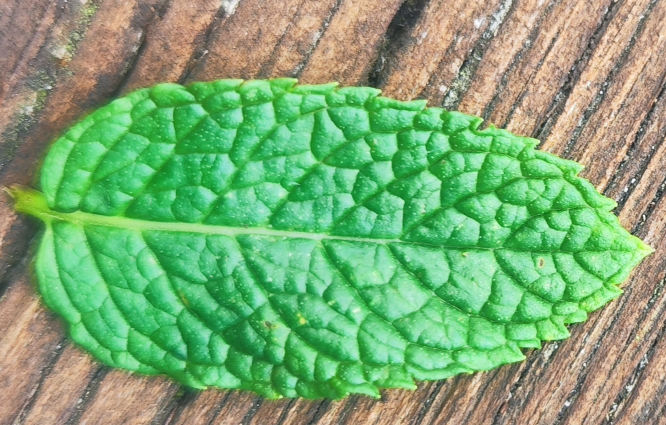
#> input picture Mint.jpg, 1332 x 850 px (shown at 1/2 size)
$ python generate_analysis.py   (older library calls are emulated)
#> lines starting #> are read from the running program, lines starting #| are printed output that depends on the picture; after the words box and inside, x2 and y2 are one past the last pixel; in counts of white or black regions, pixels touching at a corner belong together
import cv2
import numpy as np
import matplotlib.pyplot as plt
import matplotlib.cm as cm
from scipy.spatial import KDTree, Voronoi, voronoi_plot_2d, Delaunay
from scipy.special import j0
from scipy.optimize import curve_fit
from scipy.stats import lognorm
from skimage.feature import peak_local_max
from skimage.segmentation import watershed
from skimage.morphology import skeletonize
from mpl_toolkits.axes_grid1.inset_locator import inset_axes, mark_inset
import json
import os

# Publication plot styling
plt.rcParams['font.sans-serif'] = 'DejaVu Sans'
plt.rcParams['font.family'] = 'sans-serif'
plt.rcParams['axes.labelsize'] = 11
plt.rcParams['axes.titlesize'] = 12
plt.rcParams['xtick.labelsize'] = 10
plt.rcParams['ytick.labelsize'] = 10
plt.rcParams['legend.fontsize'] = 10
plt.rcParams['figure.titlesize'] = 13

os.makedirs("figures", exist_ok=True)

# 1. Load image and compute clean leaf mask
print("1. Loading image and computing leaf mask...")
img = cv2.imread('Mint.jpg')
#> img is the input picture: shape (850, 1332, 3); mean B, G, R 116.4, 169.2, 123.6
img_rgb = cv2.cvtColor(img, cv2.COLOR_BGR2RGB)
h, w, _ = img.shape

lab = cv2.cvtColor(img, cv2.COLOR_BGR2LAB)
#> lab: shape (850, 1332, 3); mean of channels 0, 1, 2 167.5, 105.3, 151.5
L_channel = lab[:, :, 0].astype(np.float32)
a_channel = lab[:, :, 1]

# Binary mask: a* < 120 separates leaf from wood background
raw_mask = (a_channel < 120).astype(np.uint8) * 255
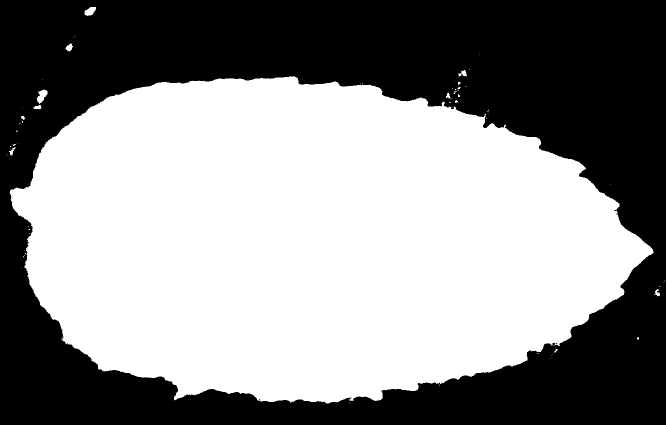
#> raw_mask: shape (850, 1332) (shown at 1/2 size); 55.3% white; 9 black regions (8 under 20 px), largest, box (x1, y1, x2, y2) and area: (0, 0, 1332, 850) 505856
num_labels, labels, stats, centroids = cv2.connectedComponentsWithStats(raw_mask)
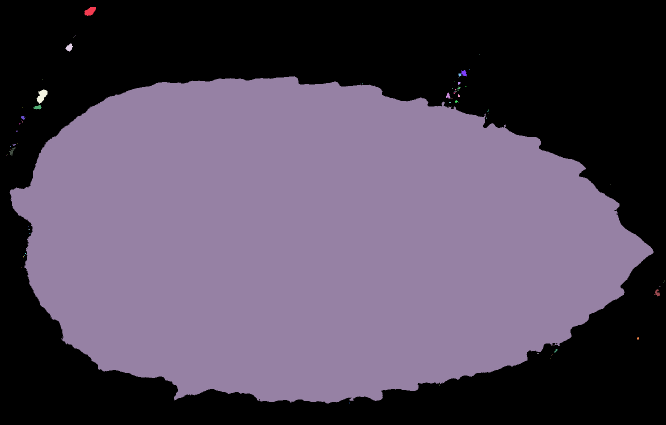
#> labels: shape (850, 1332) int32 (shown at 1/2 size); 71 distinct labels, from 0 to 70; one colour per label, 0 black
#> num_labels = 71; stats = 71 rows, first 6: [0, 0, 1332, 850, 505871], [169, 14, 23, 18, 280], [149, 71, 2, 2, 2], [146, 74, 1, 1, 1], [131, 87, 15, 16, 145], [959, 108, 1, 1, 1]; centroids = 71 pairs, first value 13 to 1328.5, second value 22.18 to 805.5
largest_label = 1 + np.argmax(stats[1:, cv2.CC_STAT_AREA])
#> largest_label = 9
leaf_clean = (labels == largest_label).astype(np.uint8) * 255
#> leaf_clean: shape (850, 1332); 55.2% white; 7 black regions (6 under 20 px)

# Fill interior holes
contours, _ = cv2.findContours(leaf_clean, cv2.RETR_EXTERNAL, cv2.CHAIN_APPROX_SIMPLE)
#> contours = 1 contour; box (x1, y1, x2, y2) and area: (19, 152, 1307, 807) 623116
leaf_mask = np.zeros_like(leaf_clean)
cv2.drawContours(leaf_mask, contours, -1, 255, -1)
#> leaf_mask: shape (850, 1332); 55.2% white; 1 black region, box (x1, y1, x2, y2) and area: (0, 0, 1332, 850) 507406
leaf_bool = leaf_mask > 0
leaf_area_px = int(np.sum(leaf_bool))
#> leaf_area_px = 624794
dist_map = cv2.distanceTransform(leaf_mask, cv2.DIST_L2, 5)

print(f"Leaf area: {leaf_area_px} px ({leaf_area_px / (h * w) * 100:.2f}% of total frame)")
#| Leaf area: 624794 px (55.18% of total frame)

# 2. Vein contrast enhancement and elevation surface
print("2. Enhancing veins and areoles...")
L_smooth = cv2.GaussianBlur(L_channel, (0, 0), 2.2)

# Multi-scale black top hat for dark grooves
bth = np.zeros_like(L_channel)
for k in [7, 11, 15, 21]:
    kernel = cv2.getStructuringElement(cv2.MORPH_ELLIPSE, (k, k))
    bth = np.maximum(bth, cv2.morphologyEx(L_smooth.astype(np.uint8), cv2.MORPH_BLACKHAT, kernel))

grad_x = cv2.Sobel(L_smooth, cv2.CV_32F, 1, 0, ksize=3)
grad_y = cv2.Sobel(L_smooth, cv2.CV_32F, 0, 1, ksize=3)
grad_mag = np.sqrt(grad_x**2 + grad_y**2)

elevation = bth.astype(np.float32) + 0.5 * grad_mag
elevation[~leaf_bool] = elevation.max()

areole_score = L_smooth - 0.8 * bth.astype(np.float32)
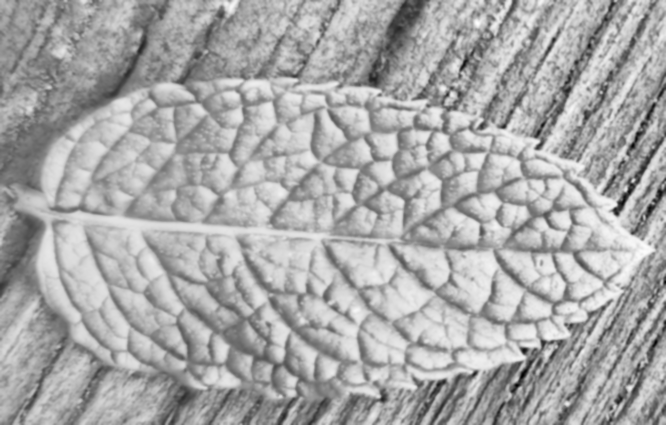
#> areole_score: shape (850, 1332) float32 (shown at 1/2 size); min -13.44, max 246.5, mean 158.7; drawn with min black and max white
valid_region = leaf_bool & (dist_map > 8)
#> valid_region: shape (850, 1332) bool; 52.8% white; 1 black region, box (x1, y1, x2, y2) and area: (0, 0, 1332, 850) 534831

peaks = peak_local_max(areole_score, min_distance=15, labels=valid_region)
#> peaks = 292 pairs, first value 161 to 792, second value 78 to 1290
num_peaks = len(peaks)
#> num_peaks = 292
print(f"Detected {num_peaks} initial areole seeds.")
#| Detected 292 initial areole seeds.

# 3. Marker-Controlled Watershed Segmentation
print("3. Executing marker-controlled watershed segmentation...")
markers = np.zeros(L_channel.shape, dtype=np.int32)
for idx, (r, c) in enumerate(peaks, 1):
    markers[r, c] = idx
#> this loop made 292 passes
#> (r, c) on passes 1 to 3: (503, 1290), (539, 1254), (621, 711)
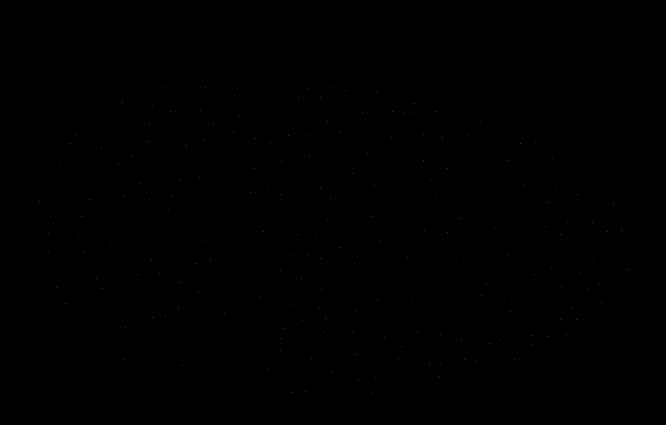
#> markers: shape (850, 1332) int32 (shown at 1/2 size); 293 distinct labels, from 0 to 292; one colour per label, 0 black

ws = watershed(elevation, markers, mask=leaf_bool)
#> ws: shape (850, 1332) int32; 293 distinct labels, from 0 to 292

# 4. Extract Vein Skeleton & Polygon Centroids
print("4. Extracting vein skeleton and polygon properties...")
edges = np.zeros_like(leaf_bool, dtype=bool)
for sr, sc in [(-1, 0), (1, 0), (0, -1), (0, 1)]:
    rolled = np.roll(ws, (sr, sc), axis=(0, 1))
    edges |= (ws != rolled) & leaf_bool & np.roll(leaf_bool, (sr, sc), axis=(0, 1))
#> this loop made 4 passes
#> pass 1, `rolled = np.roll(ws, (sr, sc), axis=(0, 1))`:
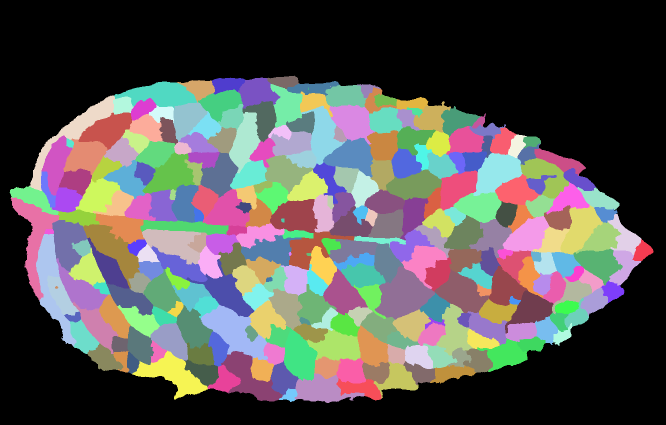
#> rolled: shape (850, 1332) int32 (shown at 1/2 size); 293 distinct labels, from 0 to 292; one colour per label, 0 black
#> after the loop:
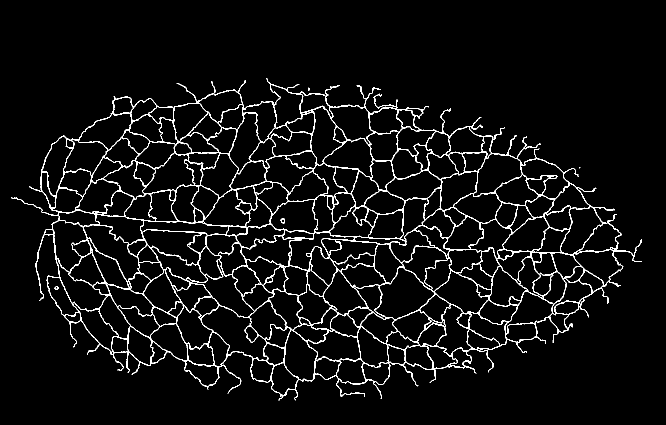
#> edges: shape (850, 1332) bool (shown at 1/2 size); 4.7% white in thin lines or dots, all inside (x1, y1, x2, y2) = (22, 157, 1284, 801)

skel = skeletonize(edges)
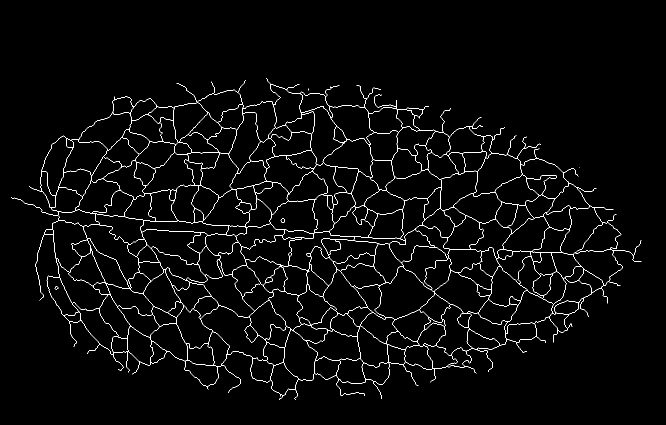
#> skel: shape (850, 1332) bool (shown at 1/2 size); 2.3% white in thin lines or dots, all inside (x1, y1, x2, y2) = (22, 157, 1283, 800)
total_skel_length = int(np.sum(skel))
#> total_skel_length = 25628
print(f"Vein skeleton total length: {total_skel_length} px")
#| Vein skeleton total length: 25628 px
#> (the rest of the program and of its run is left out)
